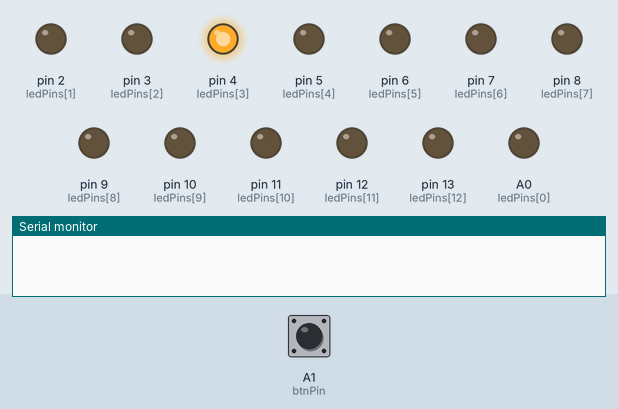
Simulated run of this program. Board: Arduino Uno, built with avr-gcc and run on an emulated ATmega328P. Shown: output pins drawn as LEDs (lit = HIGH), the last lines printed to the serial monitor. The inputs (shaded band) are chosen by the test bench; at power-on: A1 (btnPin) HIGH.

Above: at 1.2 s.
1.3 s: A1 (btnPin) pulled LOW for 3.2 s
At 1.35 s:
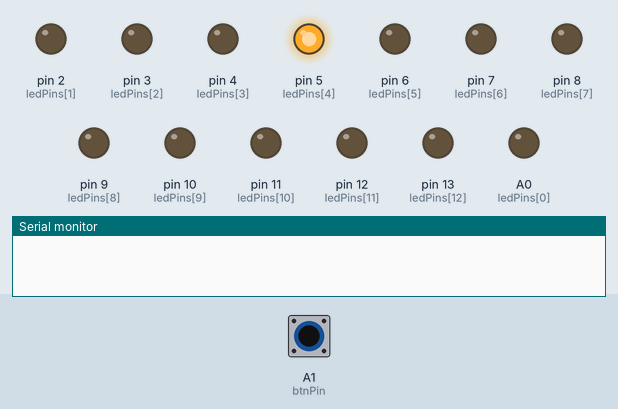
At 2.5 s:
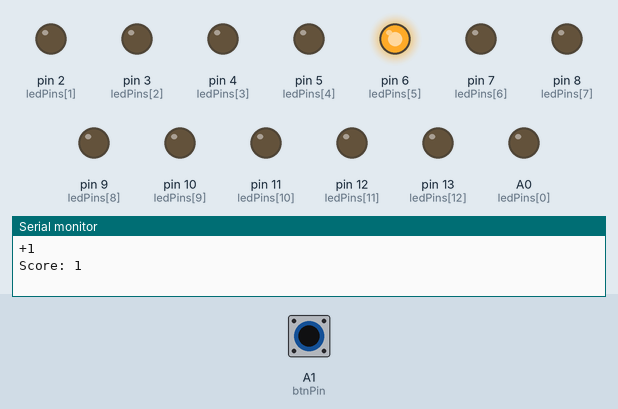
6.9 s: A1 (btnPin) pulled LOW for 0.15 s
At 7.5 s:
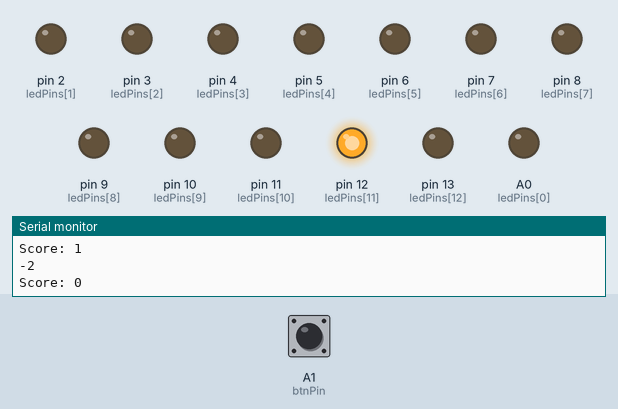
9.9 s: A1 (btnPin) pulled LOW for 1 s
Timing chart, 0 to 18.9 s (numbered marks = the images above; inputs shaded):
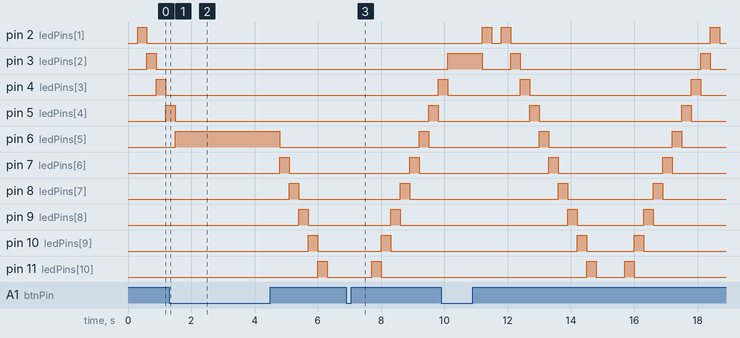

The program:

main.cpp
```cpp
#include <Arduino.h>

#define btnPin A1

byte ledPins[] = {A0, 2, 3, 4, 5, 6, 7, 8, 9, 10, 11, 12, 13};
byte pinCount;

int currentIndex = 0;
bool directionRight = true;
int delayTime = 300;
int score = 0;
int level = 1;

bool btnStatus = false;

void setup()
{
  Serial.begin(9600);
  pinCount = sizeof(ledPins);
  for (int i = 0; i < pinCount; i++)
  {
    pinMode(ledPins[i], OUTPUT);
    digitalWrite(ledPins[i], LOW);
  }
  pinMode(btnPin, INPUT_PULLUP);
}

void loop()
{
  digitalWrite(ledPins[currentIndex], HIGH);

  for (int i = 0; i < pinCount; i++)
  {
    if (i != currentIndex)
    {
      digitalWrite(ledPins[i], LOW);
    }
  }

  if (digitalRead(btnPin) == LOW && !btnStatus)
  {
    btnStatus = true; // Đã nhấn nút

    if (currentIndex == 5)
    {
      score += level; // Tăng điểm tùy thuộc vào mức độ
      Serial.print("+");
      Serial.println(level);
      if (level == 1)
      {
        delayTime = 300; // Thời gian delay cho level 1
      }
      else if (level == 2)
      {
        delayTime = 150; // Thời gian delay cho level 2
      }
      else if (level == 3)
      {
        delayTime = 50; // Thời gian delay cho level 3
      }
      if (level < 3)
      {
        level++; // Tăng cấp độ lên khi đúng
      }
    }
    else
    {
      score -= level; // Trừ điểm theo mức độ
      Serial.print("-");
      Serial.println(level);
      level = 1;       // Đặt lại level về 1 khi nhấn sai
      delayTime = 300; // Đặt lại thời gian delay mặc định khi nhấn sai
    }

    score = max(0, score); // Đảm bảo điểm không bao giờ nhỏ hơn 0
    Serial.print("Score: ");
    Serial.println(score); // Hiển thị điểm hiện tại trên Serial Monitor
    delay(500);            // Dừng 1 giây

    while (digitalRead(btnPin) == LOW)
    {
      delay(50); // Đợi nút được thả ra trước khi tiếp tục
    }
  }
  else if (digitalRead(btnPin) == HIGH)
  {
    btnStatus = false; // Reset trạng thái của nút
  }

  // Kiểm tra nút nhấn để reset trò chơi
  if (digitalRead(btnPin) == LOW)
  {
    currentIndex = 0;      // Đặt lại chỉ số đèn về 0
    directionRight = true; // Đặt lại hướng di chuyển về phải
    delayTime = 500;       // Đặt lại thời gian delay mặc định
    score = 0;             // Đặt lại điểm về 0
    level = 1;             // Đặt lại mức độ về 1
    delay(500);            // Chờ 1 giây trước khi bắt đầu lại trò chơi
  }

  // Di chuyển đèn theo hướng
  if (directionRight)
  {
    currentIndex++;
    if (currentIndex >= pinCount)
    {
      currentIndex = pinCount - 2;
      directionRight = false;
    }
  }
  else
  {
    currentIndex--;
    if (currentIndex < 0)
    {
      currentIndex = 1;
      directionRight = true;
    }
  }

  delay(delayTime); // Chờ thời gian delay mới
}
```

Measured:
- after the input at 1.3 s, pin 3 (ledPins[2]): stays LOW (without the input it goes to HIGH after 5.3 s); pin 4 (ledPins[3]): stays LOW (without the input it goes to HIGH after 5.0 s); pin 5 (ledPins[4]): goes on until 1.5 s, then stays LOW
- after the input at 6.9 s, pin 3 (ledPins[2]): stays LOW (without the input it goes to HIGH after 2.7 s)
- by itself, pin 6 (ledPins[5]): alternates HIGH for 0.30 s and LOW for 3.9 s
- by itself, pin 7 (ledPins[6]): alternates HIGH for 0.30 s and LOW for 3.3 s
- by itself, pin 8 (ledPins[7]): alternates HIGH for 0.30 s and LOW for 2.7 s
- by itself, pin 9 (ledPins[8]): alternates HIGH for 0.30 s and LOW for 2.1 s
